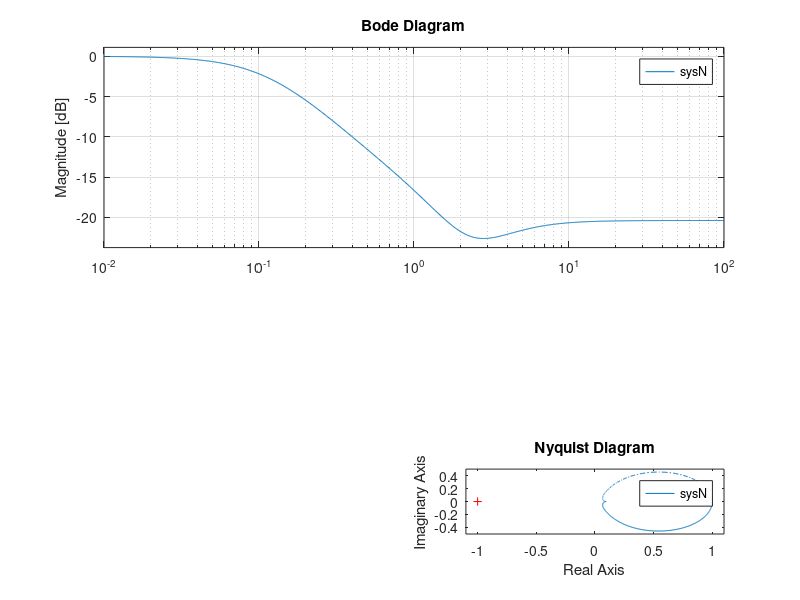

Write MATLAB code to recreate this figure.
%0.1.1 Generalized method of computing transfer function of an equivalent
%0.1.2 transformer RLC ladder network.
%1.0 Defining experimentally controlled variables
    %1.1 Number of RLC ladders (physically speaking, coils in the TF)
    n=4;
    %1.2.1 Partial discharge in the form of a current source Is
    %1.2.2 (to be defined later) Is=?
    %1.3.1 Location of node of partial discharge development (i):
    %1.3.2 Right now only ALONG the winding
    i=3;
%***********************************************************************    
%2.0 Defining ladder nw constants:
Rs=1.33;Cs=0.6;Cg=0.933;Ls=0.4310;
M=[0.2392,0.1435,0.0947,0.0612,0.0496,zeros(1,n-6)];
%***********************************************************************    
%3.0 Constructing matrices useful for state space representation:
%3.1 Inductance (L) Matrix
L=zeros(n,n);
for r= 1:n
    for c= 1:n
        if r == c 
            L(r,c)=Ls;
        else
            L(r,c)=M(abs(r-c));
        end
    end
end
%3.2 Resistance (R) Matrix
R=Rs*eye(n);
%3.3.1 (S,SL1,SL2,SN1,SN2) Matrices
%3.3.2 L derived from when Live (node) shorted (to GND)
%3.3.3 N derived from when Neutral (node) shorted (to GND)
S=[-eye(n),zeros(n,1)]+[zeros(n,1),eye(n)];
SL1=S;SL1(:,1)=[];
SL2=zeros(n,1);SL2(i-1,:)=1;
SN1=S;SN1(:,end)=[];
SN2=zeros(n,1);SN2(i,:)=1;
%3.4 Capacitance (C) Matrix with spinoffs (CL1,CN1)
tmp=eye(n+1);tmp(1,1)=1/2;tmp(end,end)=1/2;
C=(Cg+2*Cs)*tmp+(-Cs)*[zeros(n,1),eye(n);zeros(1,n+1)]+(-Cs)*[zeros(1,n+1);eye(n),zeros(n,1)];
CL1=C;CL1(1,:)=[];CL1(:,1)=[];
CN1=C;CN1(end,:)=[];CN1(:,end)=[];
%***********************************************************************    
%4.0 Define (A),(B),(C),(D) matrices (State Space Representation):
    %But first, define (M),(-G),(T1):
    ML=[L,zeros(n,n);zeros(n,n),CL1];
    GL=-[-R,-SL1;SL1.',zeros(n,n)];
    T1L=[zeros(n,1);SL2];
    MN=[L,zeros(n,n);zeros(n,n),CN1];
    GN=-[-R,-SN1;SN1.',zeros(n,n)];
    T1N=[zeros(n,1);SN2];
AL=-inv(ML)*GL;
BL=inv(ML)*T1L;
AN=-inv(MN)*GN;
BN=inv(MN)*T1N;
tmpL=zeros(1,2*n);tmpL(:,1)=1;
tmpN=zeros(1,2*n);tmpN(:,n)=1;
CL=[-Cs*AL(n+1,:)+tmpL];
DL=[-Cs*BL(n+1,:)];
CN=[Cs*AN(2*n,:)+tmpN];
DN=[Cs*BN(2*n,:)];
%*********************************************************************** 
%5.0 Convert State Space Representation (SSR) into Transfer Function (TF)
[TFLb,TFLa]=ss2tf(AL,BL,CL,DL);
sysL=tf(TFLb,TFLa)
[TFNb,TFNa]=ss2tf(AN,BN,CN,DN);
sysN=tf(TFNb,TFNa)
%***********************************************************************
%6.0 Plot obtained TF responses, etc.
subplot(4,2,1);
step(sysL);
subplot(4,2,2);
impulse(sysL);
subplot(4,2,3);
bode(sysL);
subplot(4,2,4);
nyquist(sysL);
grid;

subplot(4,2,5);
step(sysN);
subplot(4,2,6);
impulse(sysN);
subplot(4,2,7);
bode(sysN);
subplot(4,2,8);
nyquist(sysN);
grid;
%***********************************************************************    